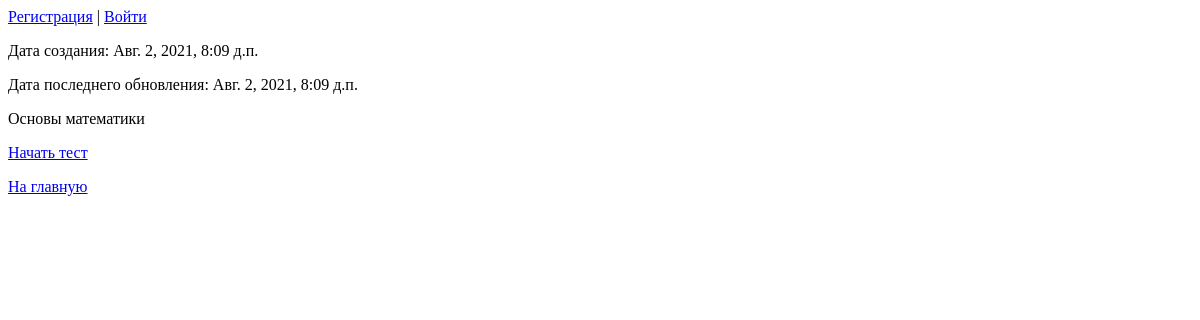
Page /quiz/1/ on the earlier database version.
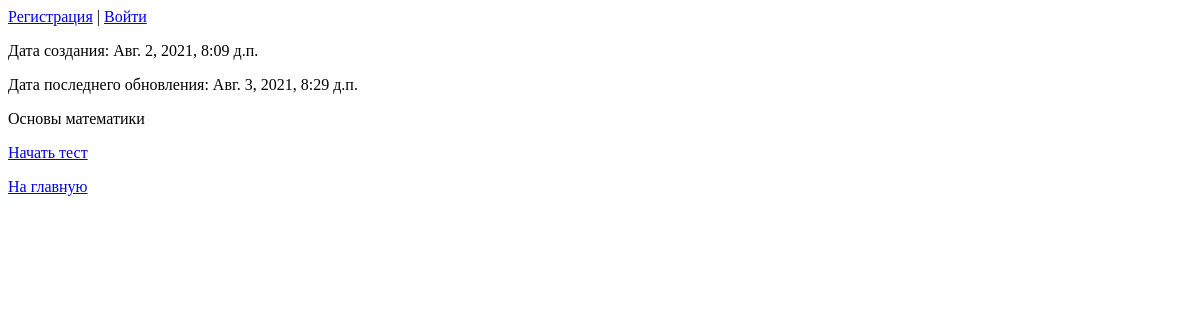
Same page on the later database version.
### quiz/models.py (models this page shows, shortened)
class Quiz(models.Model):
    name = models.CharField(max_length=300, verbose_name='Название')
    subject = models.CharField(max_length=120, verbose_name='Тематика')
    created_date = models.DateTimeField(auto_now_add=True, verbose_name='Дата создания')
    update_at = models.DateTimeField(auto_now=True, verbose_name='Дата редактирования')
    class Meta:
        verbose_name = 'Тесты'
        verbose_name_plural = 'Тесты'
        ordering = ['-created_date', 'subject']

### quiz/views.py (the view)
# urls.py: path('quiz/<int:pk>/', QuizView.as_view(), name='quiz'),
class QuizView(View):
    def get(self, request, pk):
        quiz = Quiz.objects.get(id=pk)
        return render(request, 'quiz/quiz.html', {'quiz': quiz})

### quiz/templates/quiz/quiz.html (shortened to what this page needs)
{% extends 'quiz/general.html' %}
{% block content %}
  <p>Дата создания: {{ quiz.created_date }}</p>
  <p>Дата последнего обновления: {{ quiz.update_at }}</p>
  <p>{{ quiz.name }}</p>
  <p><a href="{% url 'passing' %}?quiz_pk={{ quiz.pk }}">Начать тест</a></p>
  <p><a href="{% url 'index' %}">На главную</a> </p>
{% endblock %}

Differences in the rows shown:
changed Quiz "Основы математики": update_at "Авг. 2, 2021, 8:09 д.п." → "Авг. 3, 2021, 8:29 д.п."
